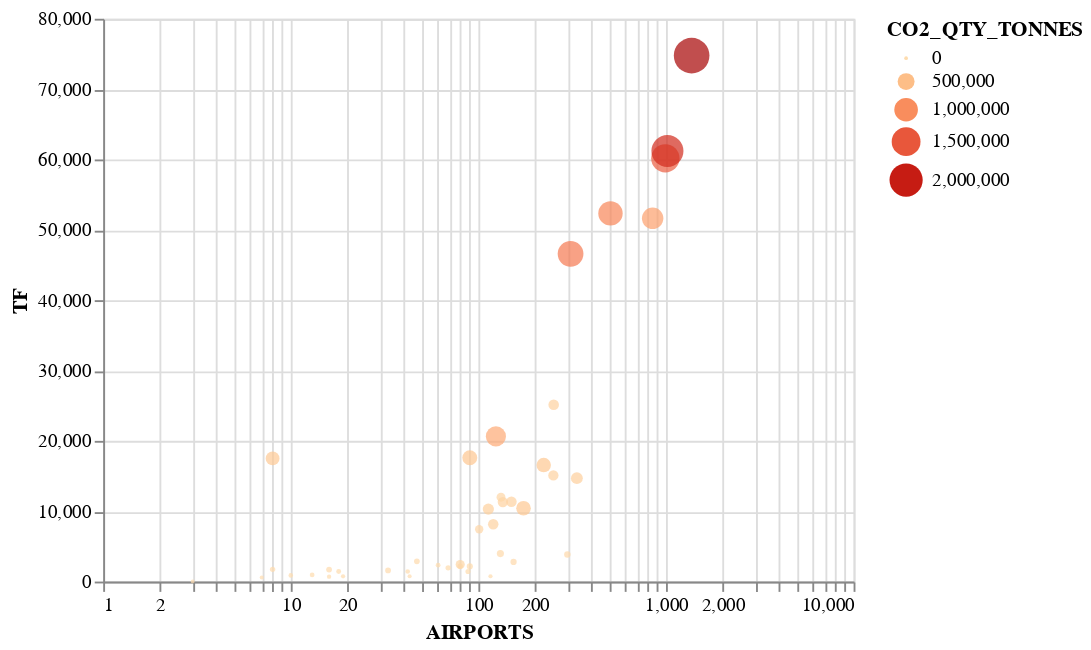

The code cell stored with this chart in its notebook:
### Code cell
import altair as alt
import pandas as pd
from vega_datasets import data

source = pd.read_csv('CO2_2023.csv')

alt.Chart(source).mark_circle().encode(
    alt.X('AIRPORTS:Q', scale=alt.Scale(type='log')),
    alt.Y('TF:Q', scale=alt.Scale(zero=False)),
    size='CO2_QTY_TONNES:Q',
    color=alt.Color('CO2_QTY_TONNES:Q',scale=alt.Scale(scheme='orangered')),
    tooltip = ['STATE_NAME','CO2_QTY_TONNES:Q']
)

### Figure 1 — Vega-Lite specification as saved in the notebook (floating-point values rounded to 4 significant figures)
{"config": {"view": {"continuousWidth": 400, "continuousHeight": 300}}, "data": {"name": "data-83a3d45eb7320139d2327b6956ec5a3d"}, "mark": "circle", "encoding": {"color": {"field": "CO2_QTY_TONNES", "scale": {"scheme": "orangered"}, "type": "quantitative"}, "size": {"field": "CO2_QTY_TONNES", "type": "quantitative"}, "tooltip": [{"field": "STATE_NAME", "type": "nominal"}, {"field": "CO2_QTY_TONNES", "type": "quantitative"}], "x": {"field": "AIRPORTS", "scale": {"type": "log"}, "type": "quantitative"}, "y": {"field": "TF", "scale": {"zero": false}, "type": "quantitative"}}, "$schema": "https://vega.github.io/schema/vega-lite/v4.17.0.json", "datasets": {"data-83a3d45eb7320139d2327b6956ec5a3d": [{"ID": 6579, "YEAR": 2023, "MONTH": 1, "STATE_NAME": "ALBANIA", "STATE_CODE": "LA", "CO2_QTY_TONNES": 18550.0, "TF": 1440, "AIRPORTS": 18}, {"ID": 6580, "YEAR": 2023, "MONTH": 1, "STATE_NAME": "ARMENIA", "STATE_CODE": "UD", "CO2_QTY_TONNES": 35780.0, "TF": 1702, "AIRPORTS": 16}, {"ID": 6581, "YEAR": 2023, "MONTH": 1, "STATE_NAME": "AUSTRIA", "STATE_CODE": "LO", "CO2_QTY_TONNES": 178300.0, "TF": 11344, "AIRPORTS": 150}, {"ID": 6582, "YEAR": 2023, "MONTH": 1, "STATE_NAME": "BELGIUM", "STATE_CODE": "EB", "CO2_QTY_TONNES": 366000.0, "TF": 10418, "AIRPORTS": 174}, {"ID": 6583, "YEAR": 2023, "MONTH": 1, "STATE_NAME": "BOSNIA AND HERZEGOVINA", "STATE_CODE": "LQ", "CO2_QTY_TONNES": 8055.0, "TF": 738, "AIRPORTS": 19}, {"ID": 6584, "YEAR": 2023, "MONTH": 1, "STATE_NAME": "BULGARIA", "STATE_CODE": "LB", "CO2_QTY_TONNES": 46020.0, "TF": 2786, "AIRPORTS": 154}, {"ID": 6585, "YEAR": 2023, "MONTH": 1, "STATE_NAME": "CANARY ISLANDS", "STATE_CODE": "GC", "CO2_QTY_TONNES": 326700.0, "TF": 17508, "AIRPORTS": 8}, {"ID": 6586, "YEAR": 2023, "MONTH": 1, "STATE_NAME": "CROATIA", "STATE_CODE": "LD", "CO2_QTY_TONNES": 16210.0, "TF": 2332, "AIRPORTS": 61}, {"ID": 6587, "YEAR": 2023, "MONTH": 1, "STATE_NAME": "CYPRUS", "STATE_CODE": "LC", "CO2_QTY_TONNES": 42800.0, "TF": 2153, "AIRPORTS": 90}, {"ID": 6588, "YEAR": 2023, "MONTH": 1, "STATE_NAME": "CZECHIA", "STATE_CODE": "LK", "CO2_QTY_TONNES": 50120.0, "TF": 3853, "AIRPORTS": 298}, {"ID": 6589, "YEAR": 2023, "MONTH": 1, "STATE_NAME": "DENMARK*", "STATE_CODE": "EK", "CO2_QTY_TONNES": 169700.0, "TF": 11292, "AIRPORTS": 135}, {"ID": 6590, "YEAR": 2023, "MONTH": 1, "STATE_NAME": "ESTONIA", "STATE_CODE": "EE", "CO2_QTY_TONNES": 13160.0, "TF": 1434, "AIRPORTS": 42}, {"ID": 6591, "YEAR": 2023, "MONTH": 1, "STATE_NAME": "FINLAND", "STATE_CODE": "EF", "CO2_QTY_TONNES": 175700.0, "TF": 8143, "AIRPORTS": 120}, {"ID": 6592, "YEAR": 2023, "MONTH": 1, "STATE_NAME": "FRANCE", "STATE_CODE": "LF", "CO2_QTY_TONNES": 1449000.0, "TF": 60159, "AIRPORTS": 992}, {"ID": 6593, "YEAR": 2023, "MONTH": 1, "STATE_NAME": "GEORGIA", "STATE_CODE": "UG", "CO2_QTY_TONNES": 35150.0, "TF": 1587, "AIRPORTS": 33}, {"ID": 6594, "YEAR": 2023, "MONTH": 1, "STATE_NAME": "GERMANY", "STATE_CODE": "ED", "CO2_QTY_TONNES": 1860000.0, "TF": 61208, "AIRPORTS": 1018}, {"ID": 6595, "YEAR": 2023, "MONTH": 1, "STATE_NAME": "GREECE", "STATE_CODE": "LG", "CO2_QTY_TONNES": 120900.0, "TF": 11994, "AIRPORTS": 132}, {"ID": 6596, "YEAR": 2023, "MONTH": 1, "STATE_NAME": "HUNGARY", "STATE_CODE": "LH", "CO2_QTY_TONNES": 67710.0, "TF": 3980, "AIRPORTS": 131}, {"ID": 6597, "YEAR": 2023, "MONTH": 1, "STATE_NAME": "ICELAND", "STATE_CODE": "BI", "CO2_QTY_TONNES": 22130.0, "TF": 1427, "AIRPORTS": 88}, {"ID": 6598, "YEAR": 2023, "MONTH": 1, "STATE_NAME": "IRELAND", "STATE_CODE": "EI", "CO2_QTY_TONNES": 204400.0, "TF": 10300, "AIRPORTS": 113}, {"ID": 6599, "YEAR": 2023, "MONTH": 1, "STATE_NAME": "ITALY", "STATE_CODE": "LI", "CO2_QTY_TONNES": 817100.0, "TF": 51635, "AIRPORTS": 849}, {"ID": 6600, "YEAR": 2023, "MONTH": 1, "STATE_NAME": "KOSOVO", "STATE_CODE": "BK", "CO2_QTY_TONNES": 12830.0, "TF": 879, "AIRPORTS": 10}, {"ID": 6601, "YEAR": 2023, "MONTH": 1, "STATE_NAME": "LATVIA", "STATE_CODE": "EV", "CO2_QTY_TONNES": 27600.0, "TF": 2176, "AIRPORTS": 80}, {"ID": 6602, "YEAR": 2023, "MONTH": 1, "STATE_NAME": "LITHUANIA", "STATE_CODE": "EY", "CO2_QTY_TONNES": 25880.0, "TF": 1952, "AIRPORTS": 69}, {"ID": 6603, "YEAR": 2023, "MONTH": 1, "STATE_NAME": "LUXEMBOURG", "STATE_CODE": "EL", "CO2_QTY_TONNES": 126900.0, "TF": 2421, "AIRPORTS": 80}, {"ID": 6604, "YEAR": 2023, "MONTH": 1, "STATE_NAME": "MALTA", "STATE_CODE": "LM", "CO2_QTY_TONNES": 27630.0, "TF": 1736, "AIRPORTS": 8}, {"ID": 6605, "YEAR": 2023, "MONTH": 1, "STATE_NAME": "MOLDOVA, REPUBLIC OF", "STATE_CODE": "LU", "CO2_QTY_TONNES": 15570.0, "TF": 941, "AIRPORTS": 13}, {"ID": 6606, "YEAR": 2023, "MONTH": 1, "STATE_NAME": "MONACO", "STATE_CODE": "LN", "CO2_QTY_TONNES": 10.78, "TF": 18, "AIRPORTS": 3}, {"ID": 6607, "YEAR": 2023, "MONTH": 1, "STATE_NAME": "MONTENEGRO", "STATE_CODE": "LY", "CO2_QTY_TONNES": 4180.0, "TF": 568, "AIRPORTS": 7}, {"ID": 6608, "YEAR": 2023, "MONTH": 1, "STATE_NAME": "NETHERLANDS", "STATE_CODE": "EH", "CO2_QTY_TONNES": 717300.0, "TF": 20636, "AIRPORTS": 124}, {"ID": 6609, "YEAR": 2023, "MONTH": 1, "STATE_NAME": "NORTH MACEDONIA", "STATE_CODE": "LW", "CO2_QTY_TONNES": 8588.0, "TF": 691, "AIRPORTS": 16}, {"ID": 6610, "YEAR": 2023, "MONTH": 1, "STATE_NAME": "NORWAY*", "STATE_CODE": "EN", "CO2_QTY_TONNES": 179600.0, "TF": 25126, "AIRPORTS": 252}, {"ID": 6611, "YEAR": 2023, "MONTH": 1, "STATE_NAME": "POLAND", "STATE_CODE": "EP", "CO2_QTY_TONNES": 231800.0, "TF": 14698, "AIRPORTS": 335}, {"ID": 6612, "YEAR": 2023, "MONTH": 1, "STATE_NAME": "PORTUGAL*", "STATE_CODE": "LP", "CO2_QTY_TONNES": 359000.0, "TF": 16557, "AIRPORTS": 223}, {"ID": 6613, "YEAR": 2023, "MONTH": 1, "STATE_NAME": "ROMANIA", "STATE_CODE": "LR", "CO2_QTY_TONNES": 103400.0, "TF": 7429, "AIRPORTS": 101}, {"ID": 6614, "YEAR": 2023, "MONTH": 1, "STATE_NAME": "SERBIA", "STATE_CODE": "LY", "CO2_QTY_TONNES": 33640.0, "TF": 2870, "AIRPORTS": 47}, {"ID": 6615, "YEAR": 2023, "MONTH": 1, "STATE_NAME": "SLOVAKIA", "STATE_CODE": "LZ", "CO2_QTY_TONNES": 6891.0, "TF": 753, "AIRPORTS": 116}, {"ID": 6616, "YEAR": 2023, "MONTH": 1, "STATE_NAME": "SLOVENIA", "STATE_CODE": "LJ", "CO2_QTY_TONNES": 5150.0, "TF": 754, "AIRPORTS": 43}, {"ID": 6617, "YEAR": 2023, "MONTH": 1, "STATE_NAME": "SPAIN", "STATE_CODE": "LE", "CO2_QTY_TONNES": 1064000.0, "TF": 52335, "AIRPORTS": 506}, {"ID": 6618, "YEAR": 2023, "MONTH": 1, "STATE_NAME": "SWEDEN", "STATE_CODE": "ES", "CO2_QTY_TONNES": 168700.0, "TF": 15080, "AIRPORTS": 251}, {"ID": 6619, "YEAR": 2023, "MONTH": 1, "STATE_NAME": "SWITZERLAND", "STATE_CODE": "LS", "CO2_QTY_TONNES": 385000.0, "TF": 17592, "AIRPORTS": 90}, {"ID": 6620, "YEAR": 2023, "MONTH": 1, "STATE_NAME": "TÜRKIYE", "STATE_CODE": "LT", "CO2_QTY_TONNES": 1194000.0, "TF": 46590, "AIRPORTS": 310}, {"ID": 6621, "YEAR": 2023, "MONTH": 1, "STATE_NAME": "UNITED KINGDOM*", "STATE_CODE": "EG", "CO2_QTY_TONNES": 2307000.0, "TF": 74762, "AIRPORTS": 1370}]}}
